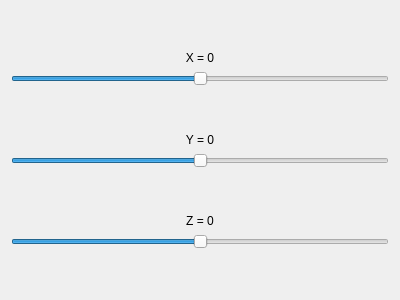
<ui version="4.0" >
 <class>AccelerationForm</class>
 <widget class="QWidget" name="AccelerationForm" >
  <property name="geometry" >
   <rect>
    <x>0</x>
    <y>0</y>
    <width>400</width>
    <height>300</height>
   </rect>
  </property>
  <property name="windowTitle" >
   <string>Form</string>
  </property>
  <layout class="QVBoxLayout" name="verticalLayout" >
   <item>
    <spacer name="verticalSpacer_4" >
     <property name="orientation" >
      <enum>Qt::Vertical</enum>
     </property>
     <property name="sizeHint" stdset="0" >
      <size>
       <width>20</width>
       <height>40</height>
      </size>
     </property>
    </spacer>
   </item>
   <item>
    <widget class="QLabel" name="labelX" >
     <property name="sizePolicy" >
      <sizepolicy vsizetype="Minimum" hsizetype="Preferred" >
       <horstretch>0</horstretch>
       <verstretch>0</verstretch>
      </sizepolicy>
     </property>
     <property name="text" >
      <string>X = 0</string>
     </property>
     <property name="alignment" >
      <set>Qt::AlignBottom|Qt::AlignHCenter</set>
     </property>
    </widget>
   </item>
   <item>
    <widget class="QSlider" name="horizontalSliderX" >
     <property name="sizePolicy" >
      <sizepolicy vsizetype="Fixed" hsizetype="Expanding" >
       <horstretch>0</horstretch>
       <verstretch>0</verstretch>
      </sizepolicy>
     </property>
     <property name="minimum" >
      <number>-100</number>
     </property>
     <property name="maximum" >
      <number>100</number>
     </property>
     <property name="orientation" >
      <enum>Qt::Horizontal</enum>
     </property>
    </widget>
   </item>
   <item>
    <spacer name="verticalSpacer_2" >
     <property name="orientation" >
      <enum>Qt::Vertical</enum>
     </property>
     <property name="sizeHint" stdset="0" >
      <size>
       <width>20</width>
       <height>40</height>
      </size>
     </property>
    </spacer>
   </item>
   <item>
    <widget class="QLabel" name="labelY" >
     <property name="sizePolicy" >
      <sizepolicy vsizetype="Minimum" hsizetype="Preferred" >
       <horstretch>0</horstretch>
       <verstretch>0</verstretch>
      </sizepolicy>
     </property>
     <property name="text" >
      <string>Y = 0</string>
     </property>
     <property name="alignment" >
      <set>Qt::AlignBottom|Qt::AlignHCenter</set>
     </property>
    </widget>
   </item>
   <item>
    <widget class="QSlider" name="horizontalSliderY" >
     <property name="sizePolicy" >
      <sizepolicy vsizetype="Fixed" hsizetype="Expanding" >
       <horstretch>0</horstretch>
       <verstretch>0</verstretch>
      </sizepolicy>
     </property>
     <property name="minimum" >
      <number>-100</number>
     </property>
     <property name="maximum" >
      <number>100</number>
     </property>
     <property name="orientation" >
      <enum>Qt::Horizontal</enum>
     </property>
     <property name="invertedAppearance" >
      <bool>false</bool>
     </property>
    </widget>
   </item>
   <item>
    <spacer name="verticalSpacer" >
     <property name="orientation" >
      <enum>Qt::Vertical</enum>
     </property>
     <property name="sizeHint" stdset="0" >
      <size>
       <width>20</width>
       <height>40</height>
      </size>
     </property>
    </spacer>
   </item>
   <item>
    <widget class="QLabel" name="labelZ" >
     <property name="sizePolicy" >
      <sizepolicy vsizetype="Minimum" hsizetype="Preferred" >
       <horstretch>0</horstretch>
       <verstretch>0</verstretch>
      </sizepolicy>
     </property>
     <property name="text" >
      <string>Z = 0</string>
     </property>
     <property name="alignment" >
      <set>Qt::AlignBottom|Qt::AlignHCenter</set>
     </property>
    </widget>
   </item>
   <item>
    <widget class="QSlider" name="horizontalSliderZ" >
     <property name="sizePolicy" >
      <sizepolicy vsizetype="Fixed" hsizetype="Expanding" >
       <horstretch>0</horstretch>
       <verstretch>0</verstretch>
      </sizepolicy>
     </property>
     <property name="minimum" >
      <number>-100</number>
     </property>
     <property name="maximum" >
      <number>100</number>
     </property>
     <property name="orientation" >
      <enum>Qt::Horizontal</enum>
     </property>
    </widget>
   </item>
   <item>
    <spacer name="verticalSpacer_3" >
     <property name="orientation" >
      <enum>Qt::Vertical</enum>
     </property>
     <property name="sizeHint" stdset="0" >
      <size>
       <width>20</width>
       <height>40</height>
      </size>
     </property>
    </spacer>
   </item>
  </layout>
 </widget>
 <resources/>
 <connections/>
</ui>
